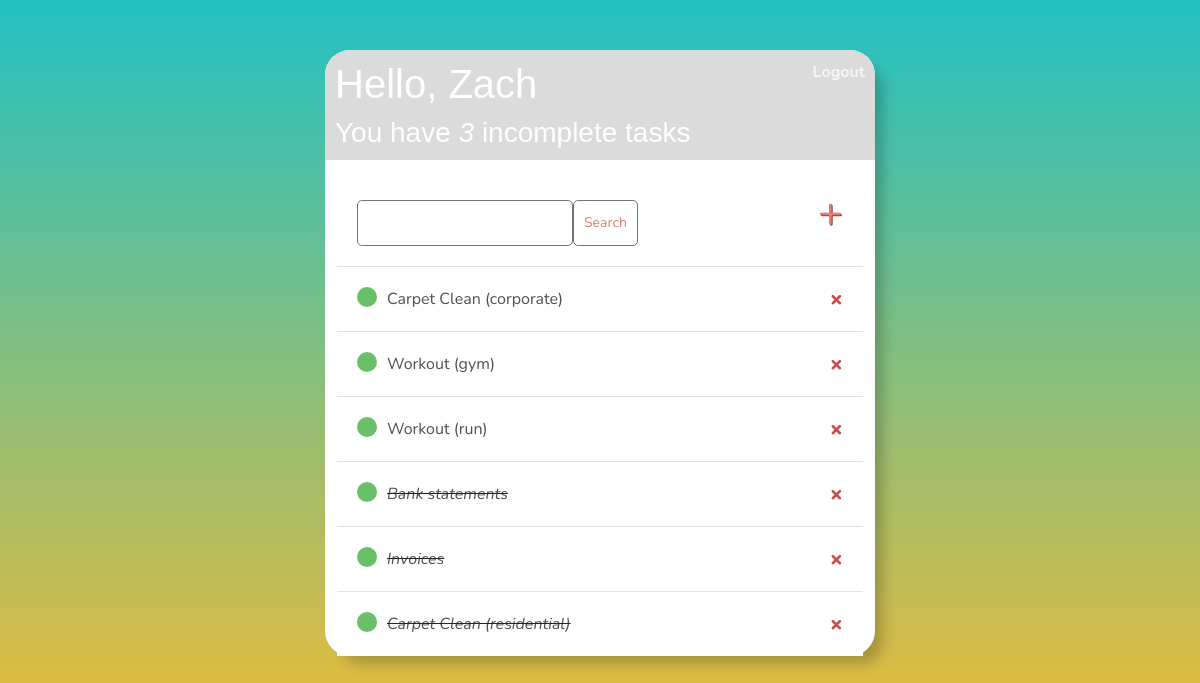
The page / (signed in) on the database as committed earlier.
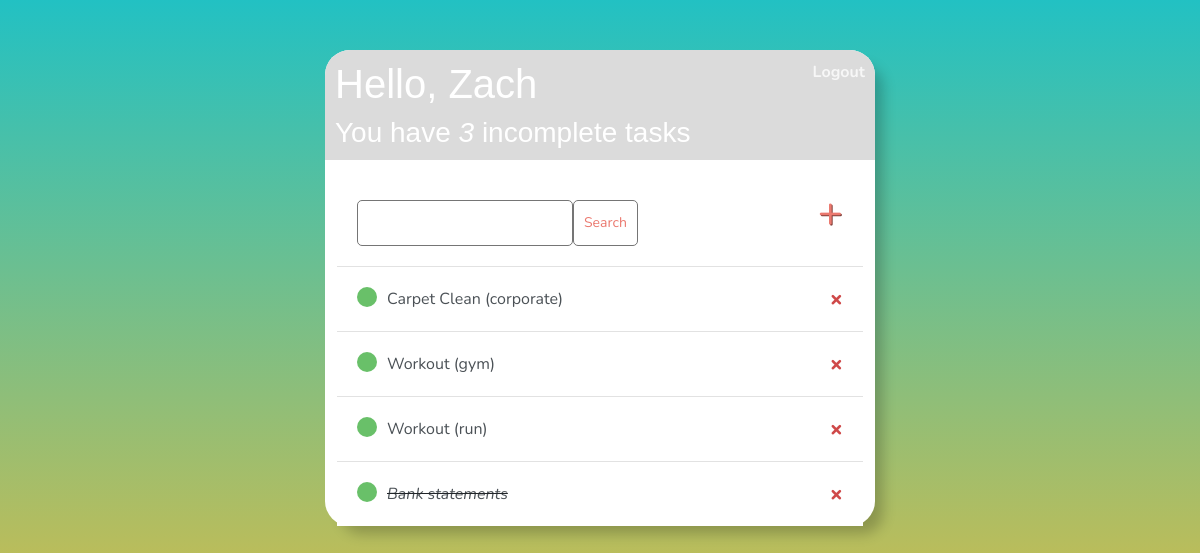
The same page on the database as committed later.
### base/models.py (models this page shows)
class Task(models.Model):
    user = models.ForeignKey(User, on_delete=models.CASCADE, null=True, blank=True)
    title = models.CharField(max_length=200)
    description = models.TextField(null=True, blank=True)
    complete = models.BooleanField(default=False)
    created = models.DateTimeField(auto_now_add=True)
    def __str__(self):
        return self.title
    class Meta:
        ordering = ['complete']

### base/views.py (the view)
# urls.py: path('', TaskList.as_view(), name='tasks'),
class TaskList(LoginRequiredMixin, ListView):
    model = Task
    context_object_name = 'tasks'
    def get_context_data(self, **kwargs):
        context = super().get_context_data(**kwargs)
        context['tasks'] = context['tasks'].filter(user=self.request.user)
        context['count'] = context['tasks'].filter(complete=False).count()
        search_input = self.request.GET.get('search-area') or ''
        if search_input:
            context['tasks'] = context['tasks'].filter(title__icontains=search_input)
        context['search_input'] = search_input
        return context

### base/templates/base/task_list.html
{% extends 'base/main.html' %}
{% load static %}
{% block content %}
<div class="header-bar">
    <div>
        <h1>Hello, {{ request.user|title }}</h1>
        <h3 style="margin:0">You have <i>{{ count }}</i> incomplete task{{ count|pluralize:"s" }}</h3>
    </div>
    {% if request.user.is_authenticated %}
    <b><a href="{% url 'logout' %}">Logout</a></b>
    {% else %}
    <a href="{% url 'login' %}">Login</a>
    {% endif %}
</div>
<div id="search-add-wrapper">
    <form method="GET" style="margin-top: 20px; display: flex;">
        <input type="text" name="search-area" value='{{search_input}}'>
        <input class="button" type="submit" value="Search">
    </form>
    <a id="add-link" href="{% url 'task-create' %}">&#x2b;</a>
</div>
<div class="task-items-wrapper">
    {% for task in tasks %}
    <div class="task-wrapper">
        {% if task.complete %}
        <div class="task-title">
            <div class="task-complete-icon"></div>
            <i><s><a href="{% url 'task-update' task.id %}">{{ task }}</a></s></i>
        </div>
        <a class="delete-link" href="{% url 'task-delete' task.id %}">&#215;</a>
        {% else %}
        <div class="task-title">
            <div class="task-complete-icon"></div>
            <a href="{% url 'task-update' task.id %}">{{ task }}</a>
        </div>
        <a class="delete-link" href="{% url 'task-delete' task.id %}">&#215;</a>
        {% endif %}
    </div>
    {% empty %}
    <h3>No items in list</h3>
    {% endfor %}
</div>
{% endblock content %}

Rows that differ between the two databases and show on the page:
removed Task: title "Invoices"
removed Task: title "Carpet Clean (residential)"
